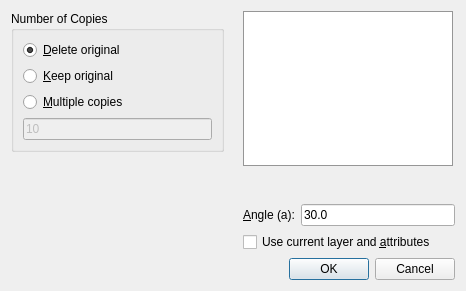
<?xml version="1.0" encoding="UTF-8"?>
<ui version="4.0">
 <class>TranslateRotateOptions</class>
 <widget class="QDialog" name="TranslateRotateOptions">
  <property name="geometry">
   <rect>
    <x>0</x>
    <y>0</y>
    <width>466</width>
    <height>291</height>
   </rect>
  </property>
  <property name="windowTitle">
   <string>Move and Rotate Options</string>
  </property>
  <property name="windowIcon">
   <iconset>
    <normaloff>TranslateRotate.svg</normaloff>TranslateRotate.svg</iconset>
  </property>
  <layout class="QVBoxLayout" name="verticalLayout_4">
   <item>
    <layout class="QHBoxLayout" name="horizontalLayout_2">
     <item>
      <layout class="QVBoxLayout" name="verticalLayout_3">
       <item>
        <widget class="QGroupBox" name="Mode">
         <property name="title">
          <string>Number of Copies</string>
         </property>
         <layout class="QVBoxLayout" name="verticalLayout">
          <item>
           <widget class="QRadioButton" name="DeleteOriginal">
            <property name="text">
             <string>&amp;Delete original</string>
            </property>
            <property name="checked">
             <bool>true</bool>
            </property>
           </widget>
          </item>
          <item>
           <widget class="QRadioButton" name="KeepOriginal">
            <property name="text">
             <string>&amp;Keep original</string>
            </property>
           </widget>
          </item>
          <item>
           <widget class="QRadioButton" name="MultipleCopies">
            <property name="text">
             <string>&amp;Multiple copies</string>
            </property>
           </widget>
          </item>
          <item>
           <widget class="RMathLineEdit" name="NumberOfCopies">
            <property name="enabled">
             <bool>false</bool>
            </property>
            <property name="text">
             <string notr="true">10</string>
            </property>
            <property name="angle" stdset="0">
             <bool>false</bool>
            </property>
           </widget>
          </item>
         </layout>
        </widget>
       </item>
       <item>
        <spacer name="verticalSpacer">
         <property name="orientation">
          <enum>Qt::Vertical</enum>
         </property>
         <property name="sizeHint" stdset="0">
          <size>
           <width>20</width>
           <height>20</height>
          </size>
         </property>
        </spacer>
       </item>
      </layout>
     </item>
     <item>
      <spacer name="horizontalSpacer">
       <property name="orientation">
        <enum>Qt::Horizontal</enum>
       </property>
       <property name="sizeType">
        <enum>QSizePolicy::Maximum</enum>
       </property>
       <property name="sizeHint" stdset="0">
        <size>
         <width>13</width>
         <height>20</height>
        </size>
       </property>
      </spacer>
     </item>
     <item>
      <layout class="QVBoxLayout" name="verticalLayout_2">
       <item>
        <widget class="QLabel" name="label">
         <property name="minimumSize">
          <size>
           <width>210</width>
           <height>155</height>
          </size>
         </property>
         <property name="maximumSize">
          <size>
           <width>210</width>
           <height>155</height>
          </size>
         </property>
         <property name="styleSheet">
          <string notr="true">color: rgb(150, 150, 150);
background-color: rgb(255, 255, 255);
</string>
         </property>
         <property name="frameShape">
          <enum>QFrame::Box</enum>
         </property>
         <property name="frameShadow">
          <enum>QFrame::Plain</enum>
         </property>
         <property name="text">
          <string/>
         </property>
         <property name="pixmap">
          <pixmap>TranslateRotateDialog.svg</pixmap>
         </property>
         <property name="scaledContents">
          <bool>true</bool>
         </property>
         <property name="margin">
          <number>20</number>
         </property>
        </widget>
       </item>
       <item>
        <spacer name="verticalSpacer_2">
         <property name="orientation">
          <enum>Qt::Vertical</enum>
         </property>
         <property name="sizeHint" stdset="0">
          <size>
           <width>20</width>
           <height>13</height>
          </size>
         </property>
        </spacer>
       </item>
       <item>
        <layout class="QHBoxLayout" name="horizontalLayout">
         <item>
          <widget class="QLabel" name="label_2">
           <property name="text">
            <string>&amp;Angle (a):</string>
           </property>
           <property name="buddy">
            <cstring>Angle</cstring>
           </property>
          </widget>
         </item>
         <item>
          <widget class="RMathLineEdit" name="Angle">
           <property name="text">
            <string notr="true">30.0</string>
           </property>
           <property name="angle" stdset="0">
            <bool>true</bool>
           </property>
          </widget>
         </item>
        </layout>
       </item>
       <item>
        <widget class="QCheckBox" name="UseCurrentAttributes">
         <property name="text">
          <string>Use current layer and &amp;attributes</string>
         </property>
        </widget>
       </item>
      </layout>
     </item>
    </layout>
   </item>
   <item>
    <widget class="QDialogButtonBox" name="buttonBox">
     <property name="orientation">
      <enum>Qt::Horizontal</enum>
     </property>
     <property name="standardButtons">
      <set>QDialogButtonBox::Cancel|QDialogButtonBox::Ok</set>
     </property>
    </widget>
   </item>
  </layout>
 </widget>
 <customwidgets>
  <customwidget>
   <class>RMathLineEdit</class>
   <extends>QLineEdit</extends>
   <header>RMathLineEdit.h</header>
  </customwidget>
 </customwidgets>
 <resources/>
 <connections>
  <connection>
   <sender>buttonBox</sender>
   <signal>accepted()</signal>
   <receiver>TranslateRotateOptions</receiver>
   <slot>accept()</slot>
   <hints>
    <hint type="sourcelabel">
     <x>248</x>
     <y>254</y>
    </hint>
    <hint type="destinationlabel">
     <x>157</x>
     <y>274</y>
    </hint>
   </hints>
  </connection>
  <connection>
   <sender>buttonBox</sender>
   <signal>rejected()</signal>
   <receiver>TranslateRotateOptions</receiver>
   <slot>reject()</slot>
   <hints>
    <hint type="sourcelabel">
     <x>316</x>
     <y>260</y>
    </hint>
    <hint type="destinationlabel">
     <x>286</x>
     <y>274</y>
    </hint>
   </hints>
  </connection>
  <connection>
   <sender>MultipleCopies</sender>
   <signal>toggled(bool)</signal>
   <receiver>NumberOfCopies</receiver>
   <slot>setEnabled(bool)</slot>
   <hints>
    <hint type="sourcelabel">
     <x>122</x>
     <y>86</y>
    </hint>
    <hint type="destinationlabel">
     <x>122</x>
     <y>113</y>
    </hint>
   </hints>
  </connection>
 </connections>
</ui>
